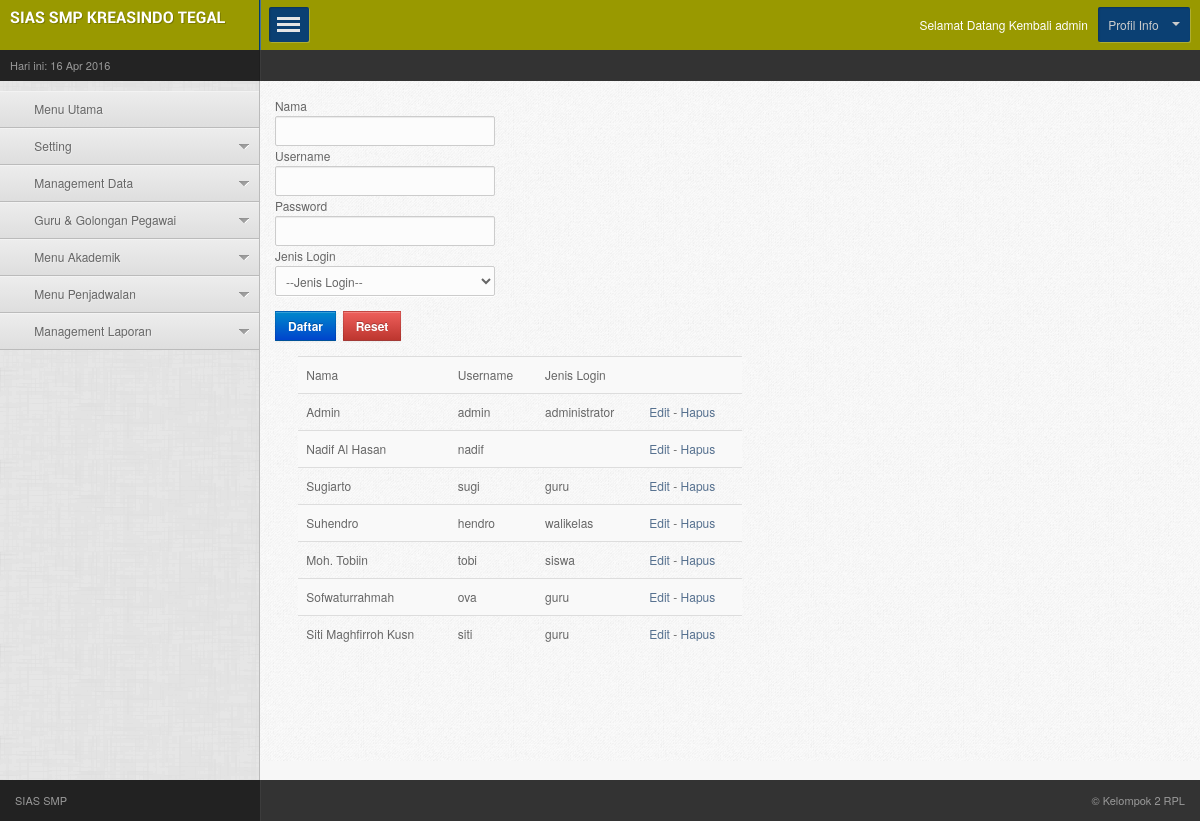
/dashboard.php?cat=administrator&page=user (signed in), run on the app's committed database.
### tables this page shows
CREATE TABLE IF NOT EXISTS `user_login` (
  `id` int(4) NOT NULL AUTO_INCREMENT,
  `name` varchar(20) NOT NULL,
  `username` varchar(10) NOT NULL,
  `password` varchar(40) NOT NULL,
  `login_hash` varchar(20) NOT NULL,
  PRIMARY KEY (`id`)
);

### pages/administrator/user.php (the view, shortened to what this page needs)
<form name="form1" method="post" action="?cat=administrator&page=user&act=1">
		<label>Nama</label>
      <input type="text" name="name" id="name">
		<label>Username</label>
      <input type="text" name="username" id="username">
      <label>Password</label>
      <input type="text" name="password" id="password">
      <label>Jenis Login</label>
     <select name="jenis" id="jenis">
	   <option value="">--Jenis Login--</option>
      </select>
      <input type="submit" class="btn btn-primary" name="button" id="button" value="Daftar">&nbsp;&nbsp;<input type="reset" class="btn btn-danger" name="reset" id="reset" value="Reset">
</form>
<span class="span6">
<table width="100%" border="0" cellspacing="0" cellpadding="0" class="table table-striped">
  <tr>
	<td>Nama</td>
    <td>Username</td>
    <td>Jenis Login</td>
    <td>&nbsp;</td>
  </tr>
  <?php
  $rw=mysql_query("Select * from user_login");
  while($s=mysql_fetch_array($rw))
  {
  ?>
  <tr>
	<td><?php echo $s['name']; ?></td>
    <td><?php echo $s['username']; ?></td>
    <td><?php echo $s['login_hash']; ?></td>
    <td><a href="?cat=administrator&page=useredit&id=<?php echo sha1($s['username']); ?>">Edit</a> - <a href="?cat=administrator&page=user&del=1&id=<?php echo sha1($s['username']); ?>">Hapus</a></td>
  </tr>
  <?php
  }
  ?>
</table>
</span>

### dashboard.php (shortened to what this page needs)
<!DOCTYPE html>
<head>
	<?php include("_scr.php"); ?>
</head>
<body>
<div class="mainwrapper fullwrapper">
    <div class="leftpanel">
        <div class="logopanel">
        	<h1><a href="dashboard.php"><h4>SIAS SMP Kreasindo Tegal</h4></a></h1>
        </div>
        <div class="datewidget">Hari ini: <?php echo date("d M Y"); ?></div>
        <?php include("_main-nav.php"); ?>
    <div class="rightpanel">
    	<div class="headerpanel">
        	<a href="" class="showmenu"> </a>
            <div class="headerright">
            	<span  style="color:#FFF">
                <?php
				echo "Selamat Datang Kembali ".$_SESSION['login_user'];
				?>
                </span>
                <?php
				include("_userinfo.php");
				?>
            </div>
    	</div>
        <div class="breadcrumbwidget">
        	<ul class="breadcrumb">
            </ul>
        </div>
      <div class="maincontent">
       	<div class="contentinner content-dashboard">
                <div class="row-fluid">
                <?php
				$v_cat = (isset($_REQUEST['cat'])&& $_REQUEST['cat'] !=NULL)?$_REQUEST['cat']:'';
				$v_page = (isset($_REQUEST['page'])&& $_REQUEST['page'] !=NULL)?$_REQUEST['page']:'';
				if(file_exists("pages/".$v_cat."/".$v_page.".php"))
				{
					include("pages/".$v_cat."/".$v_page.".php");
				}else{
					include("pages/web/homepage.php");
				}
				?>
              </div>
          </div>
        </div>
    </div>
    <?php include("_footer.php"); ?>
</div>
</body>
</html>

### _scr.php (shortened to what this page needs)
<link rel="stylesheet" href="css/style.default.css" type="text/css" />
<link rel="stylesheet" href="prettify/prettify.css" type="text/css" />

### _main-nav.php (shortened to what this page needs)
<div class="leftmenu">
  <ul class="nav nav-tabs nav-stacked">
    <li><a href="dashboard.php"><span class="icon-align-justify"></span> Menu Utama</a></li>
    <?php
	if($_SESSION['login_hash']=="guru")
	{
	?>
    <li class="dropdown"><a href="#"><span class="icon-pencil"></span> Ruang Guru</a>
      <ul>
        <li><a href="?cat=administrator&page=user">Data Guru</a></li>
		<li><a href="?cat=nilai&page=input_nilai">Input Nilai</a></li>
      </ul>
    </li>
        <?php
	}elseif($_SESSION['login_hash']=="administrator"){
	?>
    <li class="dropdown"><a href="#"><span class="icon-pencil"></span> Setting</a>
    </li>
	<li class="dropdown"><a href="#"><span class="icon-pencil"></span> Management Data</a>
    </li>
	<li class="dropdown"><a href="#"><span class="icon-pencil"></span> Guru &amp; Golongan Pegawai</a>
    </li>
	<li class="dropdown"><a href="#"><span class="icon-pencil"></span> Menu Akademik</a>
    </li>
	<li class="dropdown"><a href="#"><span class="icon-pencil"></span> Menu Penjadwalan</a>
    </li>
	<li class="dropdown"><a href="#"><span class="icon-pencil"></span> Management Laporan</a>
    </li>
	<?php
	}
	?>
  </ul>
</div>
</div>

### _userinfo.php (shortened to what this page needs)
<div class="dropdown userinfo"> <a class="dropdown-toggle" data-toggle="dropdown" data-target="#" href="/page.html">Profil Info <b class="caret"></b></a>
</div>

### _footer.php
<div class="footer">
  <div class="footerleft">SIAS SMP</div>
  <div class="footerright">&copy; Kelompok 2 RPL</div>
</div>

### data on the page
user_login: name "Admin", username "admin", login_hash "administrator"
user_login: name "Nadif Al Hasan", username "nadif"
user_login: name "Sugiarto", username "sugi", login_hash "guru"
user_login: name "Suhendro", username "hendro", login_hash "walikelas"
user_login: name "Moh. Tobiin", username "tobi", login_hash "siswa"
user_login: name "Sofwaturrahmah", username "ova", login_hash "guru"
user_login: name "Siti Maghfirroh Kusn", username "siti", login_hash "guru"

### other printed values
$_SESSION['login_user'] "admin"
